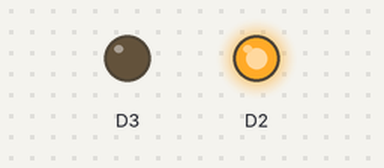
Bench run of a sketch on a simulated ESP8266 (NodeMCU). Shown: output pins drawn as LEDs (lit = HIGH).

Above: at 2.5 s.
At 12.5 s:
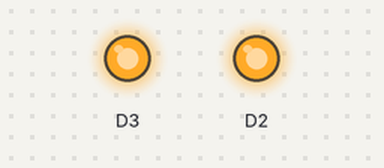
At 17.5 s:
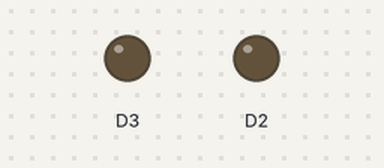
Timing chart, 0 to 26.0 s (numbered marks = the images above):
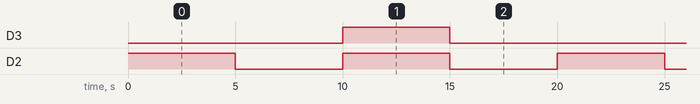

Measured:
- by itself, D3: alternates HIGH for 5.0 s and LOW for 15.0 s
- by itself, D2: alternates HIGH for 5.0 s and LOW for 5.0 s
- by itself, everything shown: repeats every 20.0 s, in 4 steps

The sketch:

02._dc_motor_sample2.ino
```cpp
/******************************************************************************************
 * FileName     : 02._dc_motor_simple2
 * Description  : DC모터를 이용해 바퀴 전진 및 후진 해보기
 * Author       : 임은희
 * Created Date : 2021.12.07
 * Reference    :
 * Modified     : 2021.12.14 : LEH : 코드 수정
 * Modified     : 2021.12.16 : LEH : 소스 크린징
******************************************************************************************/

int led_red = D2;                            // 빨강 LED
int led_blue = D3;                           // 파랑 LED


void setup() {
  // initialize digital pin for Moter-L
 pinMode(D2, OUTPUT);                        // 핀 모드 설정
 pinMode(D3, OUTPUT);                        // 핀 모드 설정
}


void loop() {
  // forward
 digitalWrite(D2, HIGH);                     // 빨강 LED 켜기
 digitalWrite(D3, LOW);                      // 파랑 LED 끄기
 delay(5000);                                // 5초 기다리기

  // stop
 digitalWrite(D2, LOW);                      // 빨강 LED 끄기
 digitalWrite(D3, LOW);                      // 파랑 LED 끄기
 delay(5000);                                // 5초 기다리기

  // backward
 digitalWrite(D2, HIGH);                     // 빨강 LED 켜기
 digitalWrite(D3, HIGH);                     // 파랑 LED 켜기
 delay(5000);                                // 5초 기다리기

  // stop
 digitalWrite(D2, LOW);                      // 빨강 LED 끄기
 digitalWrite(D3, LOW);                      // 파랑 LED 끄기
 delay(5000);                                // 5초 기다리기
}

//=========================================================================================
//
// (주)한국공학기술연구원 http://et.ketri.re.kr
//
//=========================================================================================
```
